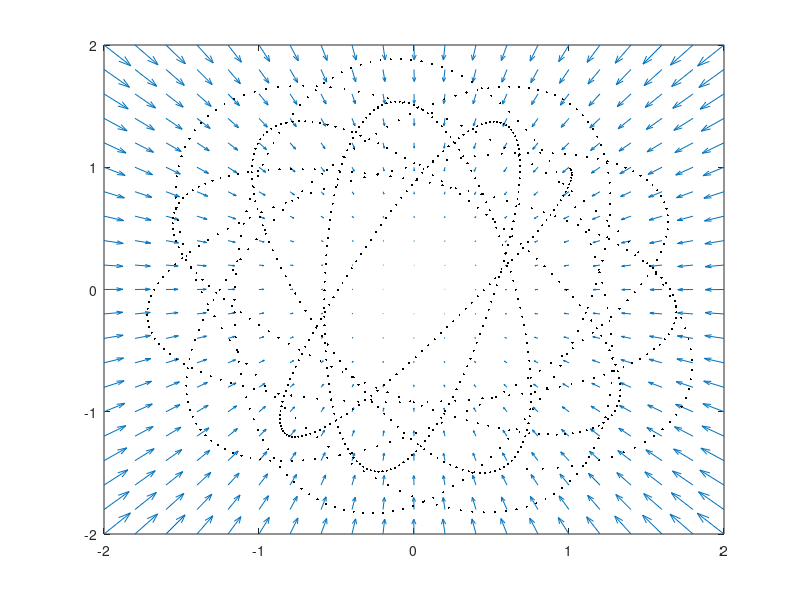

MATLAB code to generate this figure:
clear all; close all;


%% Decoupe du temps.

Duration = 10; 
Snap = 1000; %nombre de "photos"
Tau = 1/10000;

%% Visualisation des tourbillons
X=[-2:0.2:2];
Y=[-2:0.2:2];
[XX,YY]=meshgrid(X,Y);
ax=YY./sqrt(XX.^2 + YY.^2)-20*XX.*sqrt(XX.^2 + YY.^2);
ay=-XX./sqrt(XX.^2 + YY.^2)-20*YY.*sqrt(XX.^2 + YY.^2);

A = figure('Name','Tourbillons',...
           'NumberTitle','off',...
           'Position',[50 100 600 500]);
quiver(XX,YY,ax,ay);
hold all;

%% Calculs

%initialisation
Tau2 = Tau^2;
rx = [1.0001 1]; %le vecteur position contient aussi
ry = [0.9999 1]; %les deux positions precedentes.
%==============

for n=1:Snap
    for i=1:( (Duration/Tau)/Snap )
    rx = [0 rx(1:2)];
    ry = [0 ry(1:2)];
    
    hyp = sqrt( rx(2)^2 + ry(2)^2 );
    %A=10*sin(2*pi*i*n*Tau);
    rx(1)= Tau2*( ry(2)/hyp - 20*rx(2)*hyp ) + 2*rx(2) - rx(3);
    ry(1)= Tau2*( -rx(2)/hyp - 20*ry(2)*hyp ) + 2*ry(2) - ry(3);
    end
    plot(rx(1), ry(1), 'k.', 'MarkerSize', 5);
end 